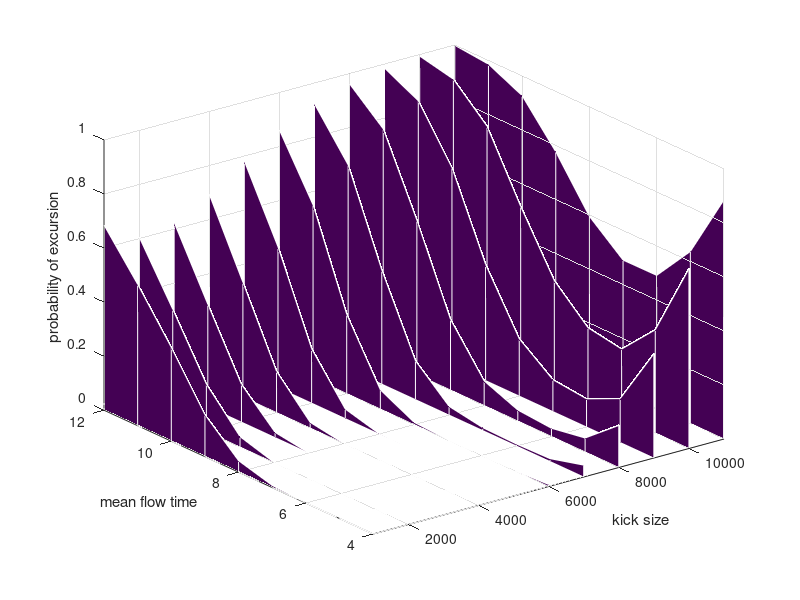

This figure's MATLAB source: (Note: this script raises an error after producing the figure.)
probabilities = importdata("probability_of_excursion_data_matrix.mat");
kvalue = [1000:1000:11000];
tvalue = [4:1:12];
[t,k] = meshgrid(tvalue,kvalue);


for i = 1:11
    A=zeros(1,2)+kvalue(i);
    probability_matrix = zeros(9, 2);
    probability_matrix(:,2) = probabilities(i,:);
    surf(A,tvalue,probability_matrix,'EdgeColor','white')
    hold on
end

xlabel('kick size')
ylabel('mean flow time')
zlabel('probability of excursion')

grid on
xlim([1000 11000])
ax = gca; 
ax.XAxis.FontSize = 16;
ax.YAxis.FontSize = 16;
ax.ZAxis.FontSize = 16;
set(gca,'LooseInset',get(gca,'TightInset'));
title('mean flow time vs. probability of excursion, different k slices','FontSize',16)

hold off